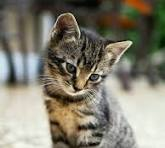
#> input picture my/image.jpeg, 165 x 148 px
$ jupyter execute 6.performArithmetic,Logical.ipynb
#> lines starting #> are read from the running program, lines starting #| are printed output that depends on the picture; after the words box and inside, x2 and y2 are one past the last pixel; in counts of white or black regions, pixels touching at a corner belong together
[cell 1]
import cv2
import matplotlib.pyplot as plt
import numpy as np

# Load base image and create a geometric template mask
img1 = cv2.imread('image.jpeg')
#> img1 is the input picture: shape (148, 165, 3); mean B, G, R 112.3, 126.7, 130.2
img1 = cv2.resize(img1, (400, 400)) # Ensure uniform sizing for operations
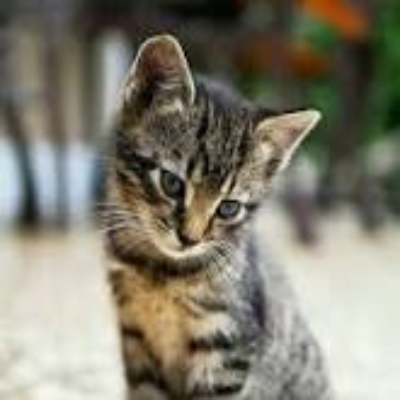
#> img1: shape (400, 400, 3); mean B, G, R 112.2, 126.6, 130.1
gray1 = cv2.cvtColor(img1, cv2.COLOR_BGR2GRAY)
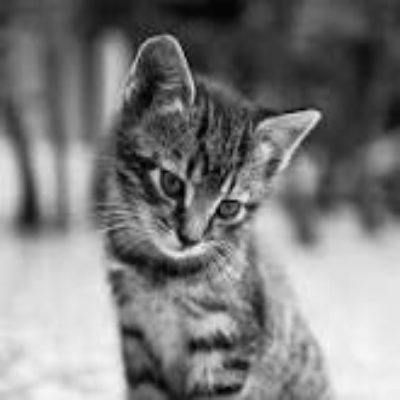
#> gray1: shape (400, 400); min 1, max 251, mean 126

# Create a second black canvas with a solid white circle in the middle
mask = np.zeros((400, 400), dtype=np.uint8)
cv2.circle(mask, (200, 200), 100, 255, -1)
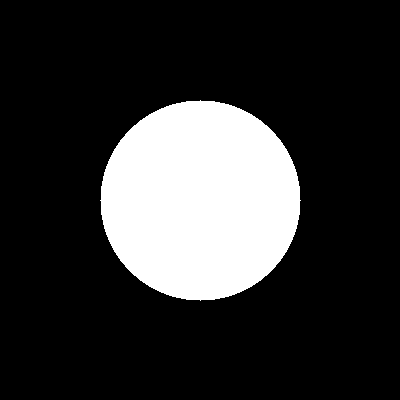
#> mask: shape (400, 400); 19.6% white; 1 white region, box (x1, y1, x2, y2) and area: (100, 100, 301, 301) 31417
# --- Arithmetic Operations ---
img_add = cv2.add(gray1, mask)
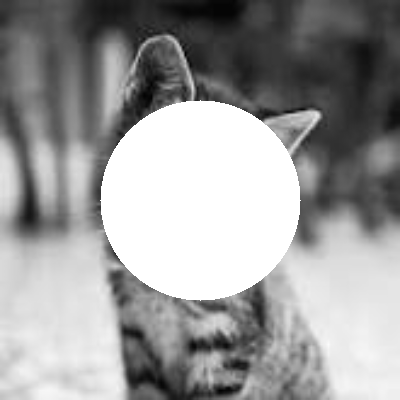
#> img_add: shape (400, 400); min 2, max 255, mean 154.7
img_sub = cv2.subtract(gray1, mask)
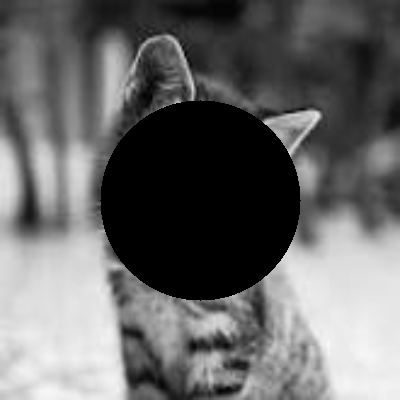
#> img_sub: shape (400, 400); min 0, max 251, mean 104.6

# --- Logical Operations ---
bit_and = cv2.bitwise_and(gray1, mask)
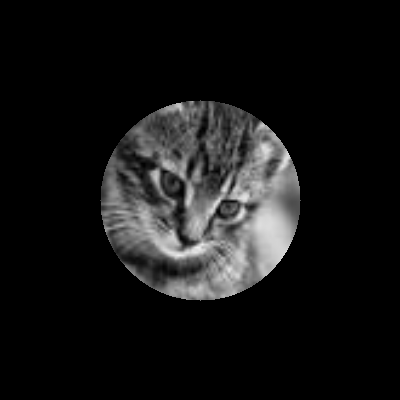
#> bit_and: shape (400, 400); min 0, max 241, mean 21.4
bit_or = cv2.bitwise_or(gray1, mask)
bit_not = cv2.bitwise_not(gray1)
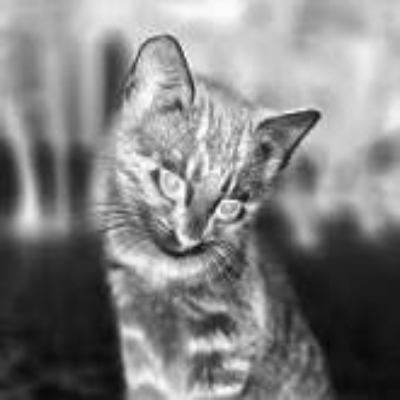
#> bit_not: shape (400, 400); min 4, max 254, mean 129

# Plot everything out
fig, axs = plt.subplots(2, 3, figsize=(15, 10))
axs[0, 0].imshow(gray1, cmap='gray'); axs[0, 0].set_title("Original Gray"); axs[0, 0].axis('off')
axs[0, 1].imshow(img_add, cmap='gray'); axs[0, 1].set_title("Arithmetic ADD"); axs[0, 1].axis('off')
axs[0, 2].imshow(img_sub, cmap='gray'); axs[0, 2].set_title("Arithmetic SUBTRACT"); axs[0, 2].axis('off')

axs[1, 0].imshow(bit_and, cmap='gray'); axs[1, 0].set_title("Logical AND"); axs[1, 0].axis('off')
axs[1, 1].imshow(bit_or, cmap='gray'); axs[1, 1].set_title("Logical OR"); axs[1, 1].axis('off')
axs[1, 2].imshow(bit_not, cmap='gray'); axs[1, 2].set_title("Logical NOT"); axs[1, 2].axis('off')
plt.show()
